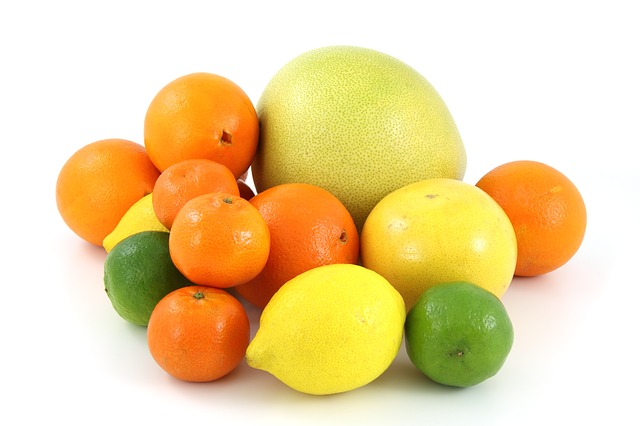
#> input picture source_image/live_1.jpg, 640 x 426 px, found by its file name
$ python image_rotate.py
#> lines starting #> are read from the running program, lines starting #| are printed output that depends on the picture
#> further down, img is the input picture: shape (426, 640, 3); mean B, G, R 159.2, 213.2, 237.1
import cv2

# 定义旋转rotate函数
def rotate(image, angle, center=None, scale=1.0):
    # 获取图像尺寸
#> called with angle = 30, scale = 1
    (h, w) = image.shape[:2]
#> h = 426; w = 640

    # 若未指定旋转中心，则将图像中心设为旋转中心
    if center is None:
        center = (w / 2, h / 2)
#> center = (320, 213)

    # 执行旋转
    M = cv2.getRotationMatrix2D(center, angle, scale)
    rotated = cv2.warpAffine(image, M, (w, h))

    # 返回旋转后的图像
    return rotated

if __name__ == "__main__":

    img = cv2.imread(".\\source_image\\live_1.jpg")

    image_30 = rotate(img, 30, center=None, scale=1.0)

    image_90 = cv2.rotate(img, cv2.ROTATE_90_CLOCKWISE)
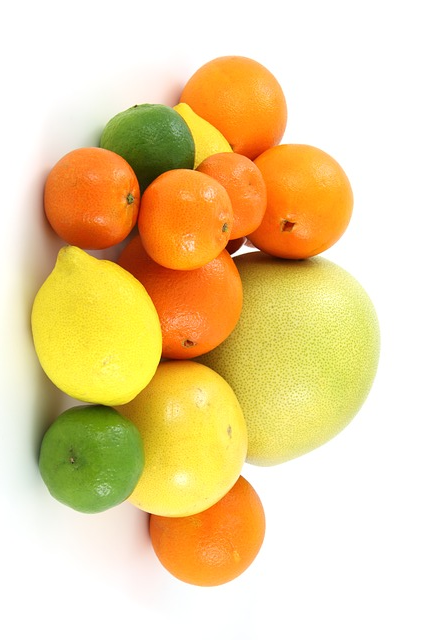
#> image_90: shape (640, 426, 3); mean B, G, R 159.2, 213.2, 237.1

    image_180 = cv2.rotate(img, cv2.ROTATE_180)

    image_270 = cv2.rotate(img, cv2.ROTATE_90_COUNTERCLOCKWISE)
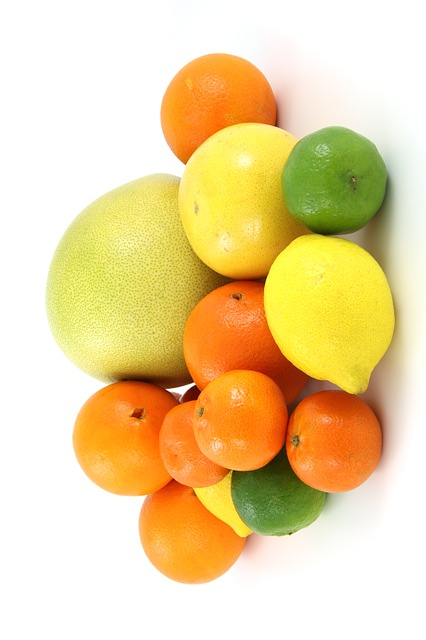
#> image_270: shape (640, 426, 3); mean B, G, R 159.2, 213.2, 237.1

    #  0 表示垂直翻轉
    image_vertical = cv2.flip(img, 0)
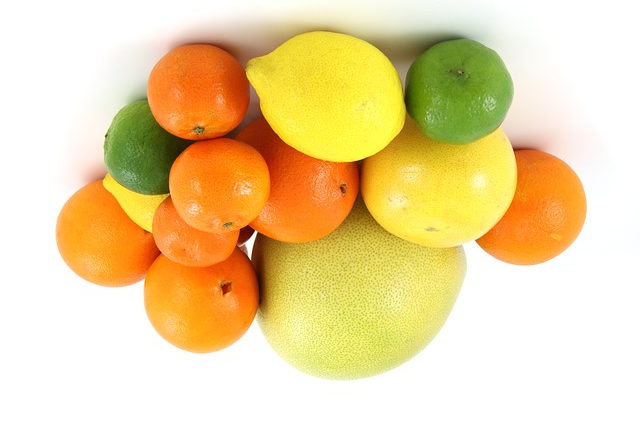
#> image_vertical: shape (426, 640, 3); mean B, G, R 159.2, 213.2, 237.1
    #  1 表示水平翻轉
    image_horizontal = cv2.flip(img, 1)
    # -1 表示同時進行水平和垂直翻轉
    image_both = cv2.flip(img, -1)

    image_h1 = cv2.hconcat([image_30, image_180])
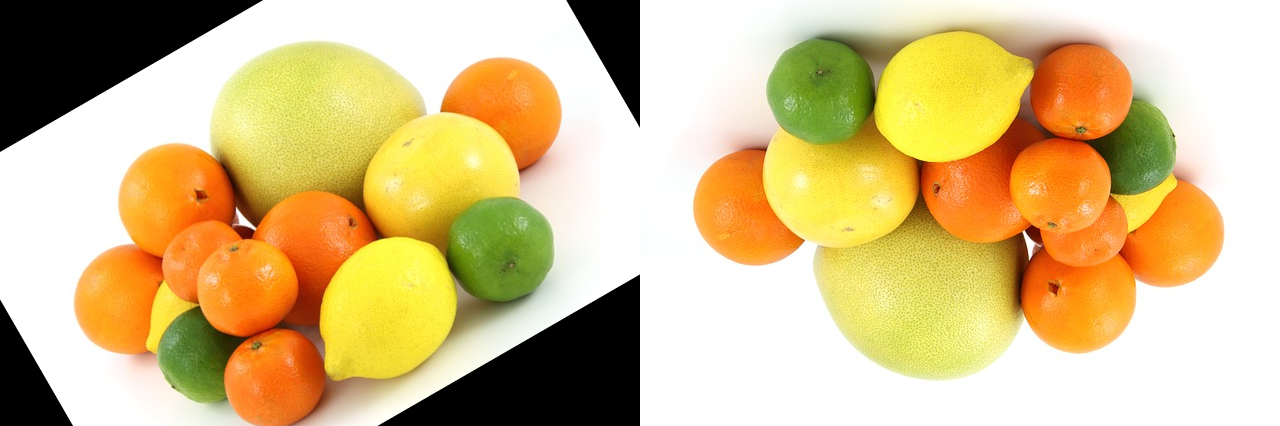
#> image_h1: shape (426, 1280, 3); mean B, G, R 136.4, 190.3, 214.1
    image_h2 = cv2.hconcat([image_vertical, image_horizontal])
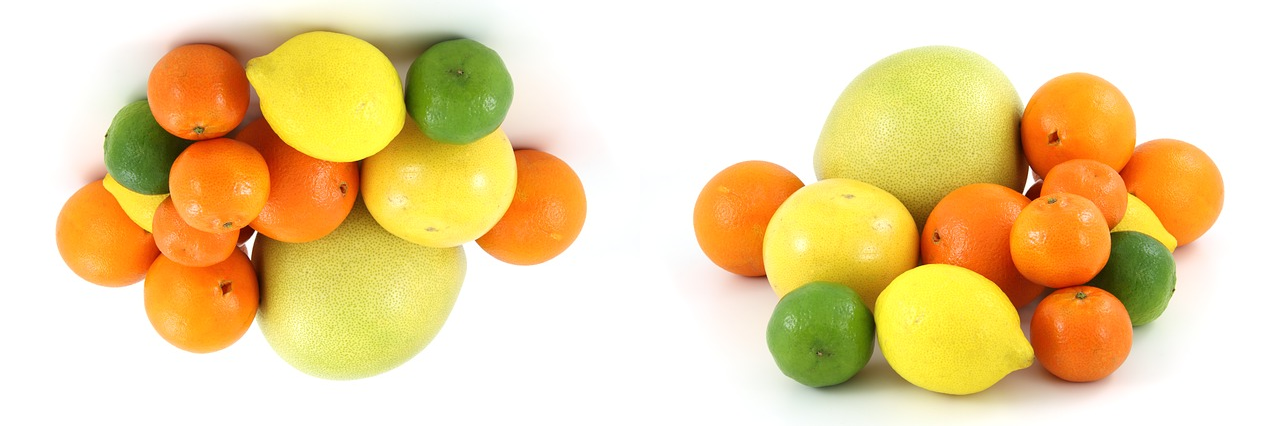
#> image_h2: shape (426, 1280, 3); mean B, G, R 159.2, 213.2, 237.1

    result1 = cv2.vconcat([image_h1, image_h2])
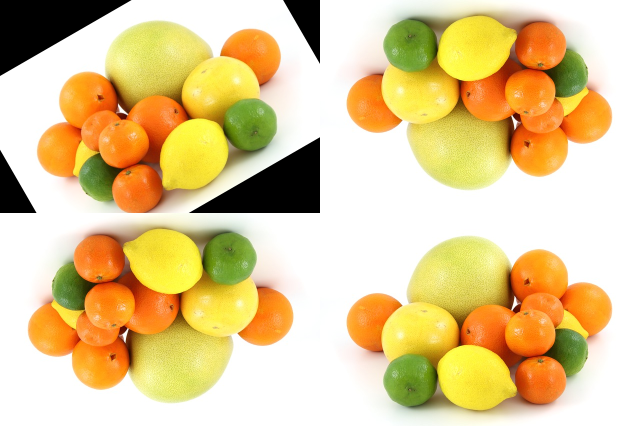
#> result1: shape (852, 1280, 3) (shown at 1/2 size); mean B, G, R 147.8, 201.7, 225.6
    result2 = cv2.hconcat([image_90, image_270])
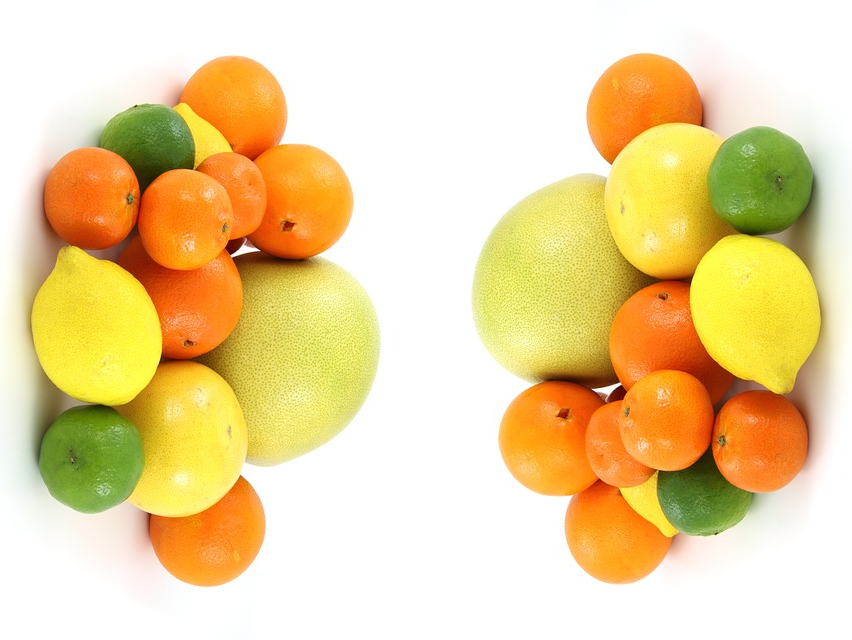
#> result2: shape (640, 852, 3); mean B, G, R 159.2, 213.2, 237.1

    cv2.imwrite(".\\image_rotate\\saved_img.jpg", result1)

    cv2.imshow("Image1", result1)
    cv2.imshow("Image2", result2)

    cv2.waitKey(0)
    cv2.destroyAllWindows()

$ run again, with source_image/live_2.jpg copied over source_image/live_1.jpg
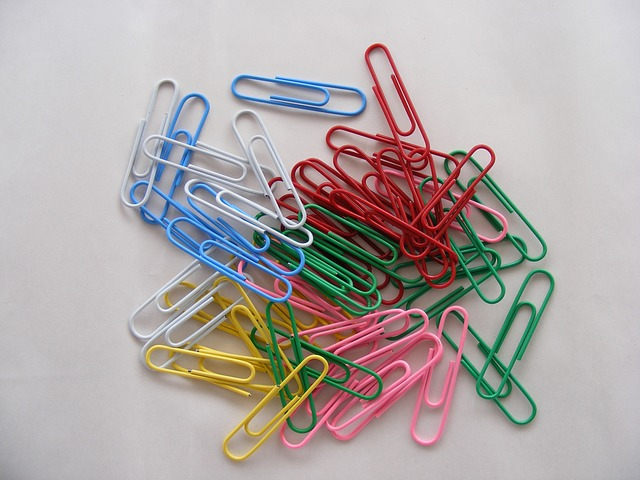
#> input picture source_image/live_2.jpg, 640 x 480 px, found by its file name
#> img is the input picture: shape (480, 640, 3); mean B, G, R 166.2, 167.7, 176.2
#> `result1 = cv2.vconcat([image_h1, image_h2])`:
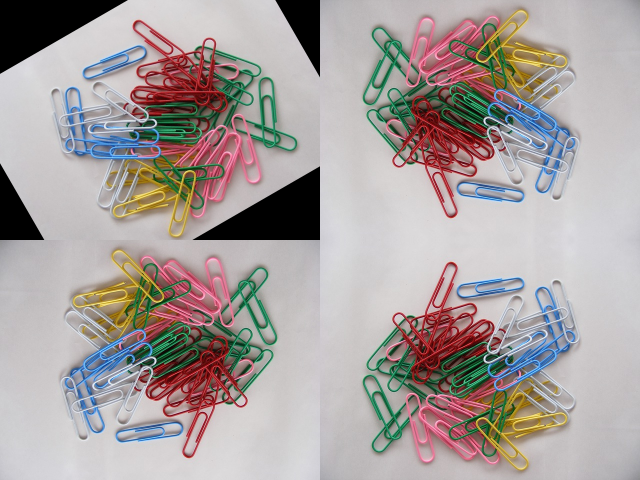
#> result1: shape (960, 1280, 3) (shown at 1/2 size); mean B, G, R 157.8, 159.4, 167.8
#> `result2 = cv2.hconcat([image_90, image_270])`:
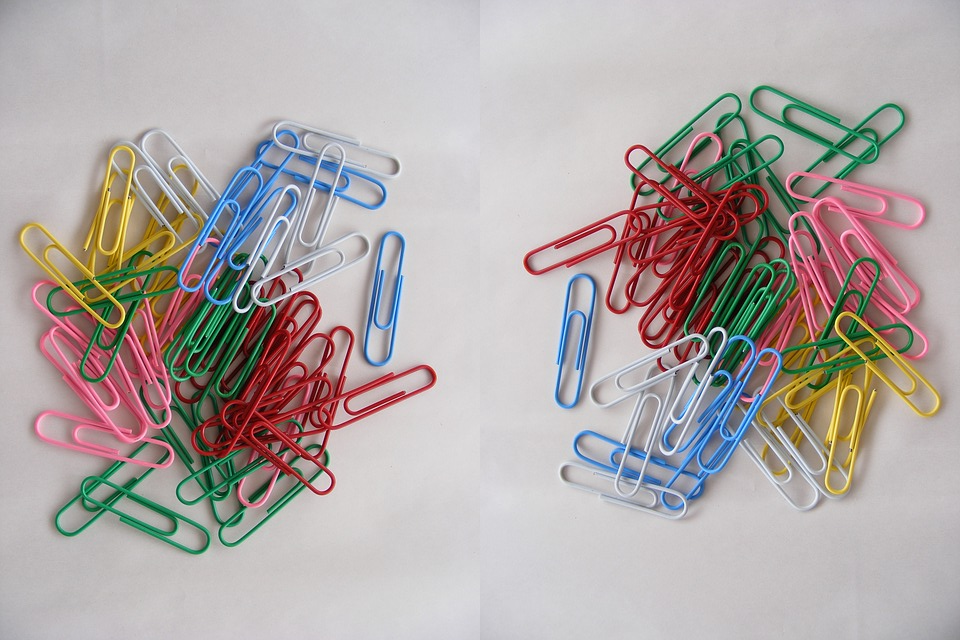
#> result2: shape (640, 960, 3); mean B, G, R 166.2, 167.7, 176.2

$ run again, with source_image/Fighter_1.jpg copied over source_image/live_1.jpg
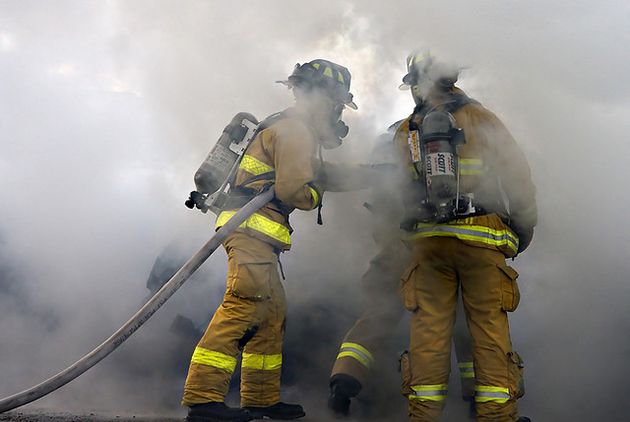
#> input picture source_image/Fighter_1.jpg, 630 x 422 px, found by its file name
#> img is the input picture: shape (422, 630, 3); mean B, G, R 134.5, 140.1, 142.9
#> `result1 = cv2.vconcat([image_h1, image_h2])`:
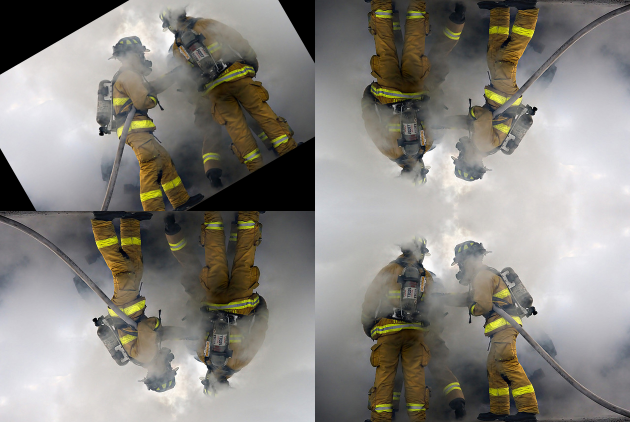
#> result1: shape (844, 1260, 3) (shown at 1/2 size); mean B, G, R 127.9, 133.5, 136.3
#> `result2 = cv2.hconcat([image_90, image_270])`:
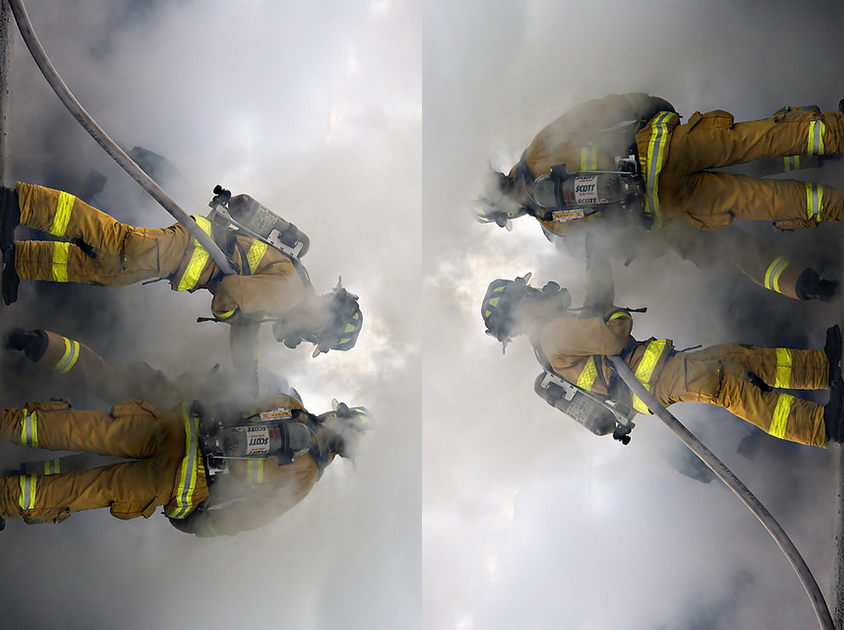
#> result2: shape (630, 844, 3); mean B, G, R 134.5, 140.1, 142.9

$ run again, with source_image/Fighter_2.jpg copied over source_image/live_1.jpg
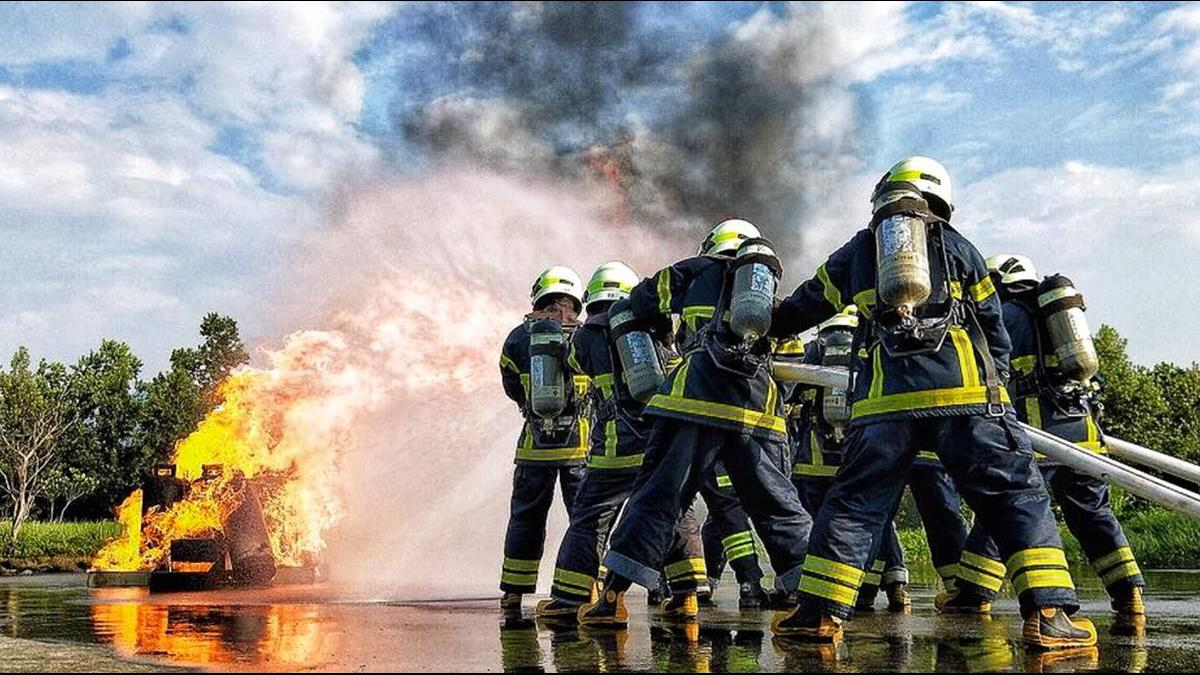
#> input picture source_image/Fighter_2.jpg, 1200 x 675 px, found by its file name
#> img is the input picture: shape (675, 1200, 3); mean B, G, R 132.4, 138.6, 139.6
#> `result2 = cv2.hconcat([image_90, image_270])`:
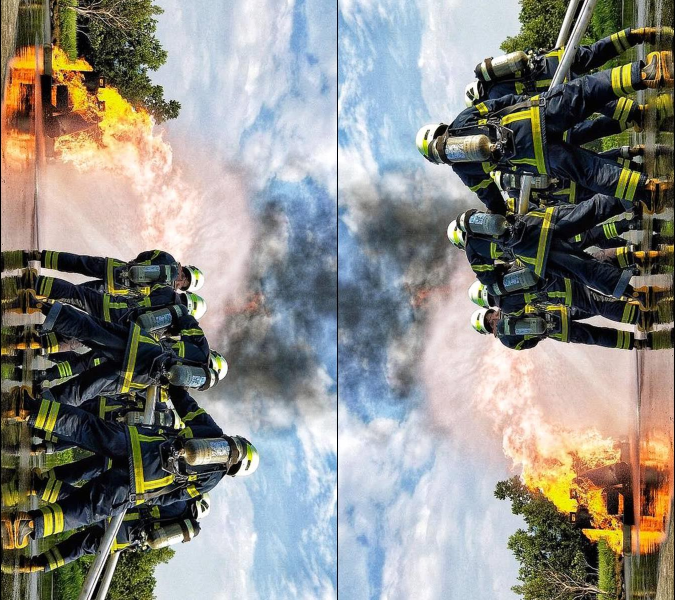
#> result2: shape (1200, 1350, 3) (shown at 1/2 size); mean B, G, R 132.4, 138.6, 139.6
